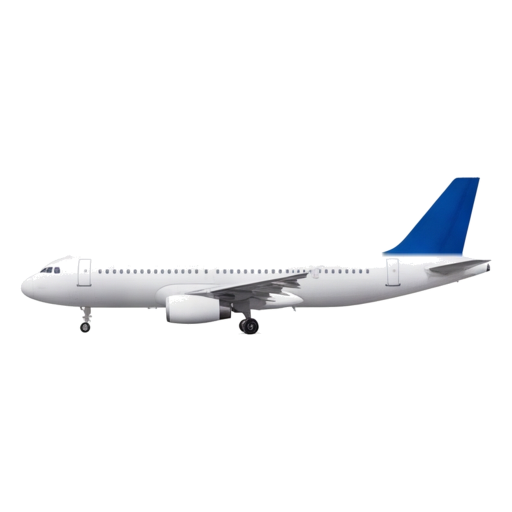
#> input picture apresentador/estimulos/imagens/aviao.png, 1024 x 1024 px (shown at 1/2 size)
$ python -i preparar_gerados.py   (imports and definitions only)
#> lines starting #> are read from the running program, lines starting #| are printed output that depends on the picture; after the words box and inside, x2 and y2 are one past the last pixel; in counts of white or black regions, pixels touching at a corner belong together
#> further down, picture is the input picture: PIL image 1024x1024 RGB; mean R, G, B 246.2, 247, 248.4
#!/usr/bin/env python3
# -*- coding: utf-8 -*-
"""
Recorta a grade de 20 fotos geradas e transforma cada uma em estímulo.

Em 05/09/2026 as 20 palavras novas (listas B, C e reserva do
montar_protocolo.py) foram geradas de uma vez só, numa única imagem 4096×4096
com grade de 5 colunas × 4 linhas (modelo Nano Banana 2, via Higgsfield).
Gerar 20 imagens separadas custaria 20× mais créditos; a grade custou 3.

Este script faz o mesmo tratamento do finalizar_fotos.py, só que a partir das
células da grade: limpa o fundo para branco, recorta no objeto e reescala até
todos ocuparem a mesma área de tinta. Saída em 1024×1024 (as fotos antigas são
512×512; em tela de alta densidade a diferença aparece, mas dentro de um par as
duas fotos vêm sempre da mesma geração, então o par continua equilibrado).

Uso:
    python preparar_gerados.py CAMINHO/lwl_grid_20objetos.png
"""
from __future__ import annotations
import argparse, json, os
import numpy as np
from PIL import Image, ImageDraw, ImageEnhance

AQUI = os.path.dirname(os.path.abspath(__file__))
SAIDA = os.path.join(AQUI, "estimulos", "imagens")

# ordem das células na grade (linha a linha, da esquerda para a direita)
NOMES = ["carro", "peixe", "cavalo", "pao", "copo",
         "bebe", "menino", "aviao", "ursinho", "trem",
         "boneca", "colher", "flor", "meia", "vaca",
         "chave", "galinha", "mesa", "bolacha", "cadeira"]
COLS, LINHAS = 5, 4

# Segunda grade (2048×2048, 3×3), gerada depois para substituir o avião: o avião
# é fino demais (8% de tinta) e obrigava o bebê a encolher junto. O modelo
# devolveu 3×3 em vez de 3×2, com repetições; só as 6 primeiras células valem.
GRADE2 = {"cols": 3, "linhas": 3,
          "nomes": ["ovo", "leao", "chapeu", "relogio", "sapo", "bolo", None, None, None]}

# Pares como no montar_protocolo.py (mesmo gênero, categorias diferentes,
# consoante inicial diferente), já com a saturação medida para o pareamento.
PARES = [("copo", "peixe"), ("cavalo", "pao"), ("boneca", "cadeira"), ("vaca", "mesa"),
         ("carro", "menino"), ("bebe", "sapo"), ("flor", "galinha"), ("meia", "bolacha"),
         # reserva
         ("trem", "ursinho"), ("colher", "chave"), ("aviao", "bolo"),
         ("ovo", "relogio"), ("leao", "chapeu")]

# Ajuste de saturação por objeto. A flor vermelha saiu com saturação 0,92 —
# nada na grade chega perto; a galinha (par dela) tem 0,62. Reduzir a cor da
# flor em 25% deixa o par dentro do limite de 0,20 sem parecer artificial.
SATURACAO = {"flor": 0.75}

TAM = 1024
ALVO_TINTA = 0.20
BRANCO = (255, 255, 255)
TOL_FUNDO = 60


# [45 lines left out: functions limpa_fundo, tira_linhas, not called in this run]


def mascara_tinta(img: Image.Image) -> np.ndarray:
    a = np.asarray(img.convert("RGB")).astype(np.int16)
    return ~np.all(a > 244, axis=2)
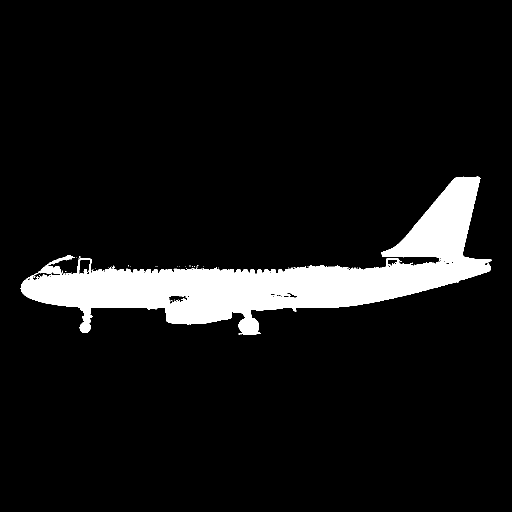
#> returned value: shape (1024, 1024) bool (shown at 1/2 size); 8.3% white; 43 white regions (42 under 20 px), largest, box (x1, y1, x2, y2) and area: (41, 353, 983, 670) 87053


# [9 lines left out: function metricas, not called in this run]


def normaliza(img: Image.Image, alvo: float = ALVO_TINTA) -> Image.Image:
    m = mascara_tinta(img)
    if not m.any():
        return Image.new("RGB", (TAM, TAM), BRANCO)
    ys, xs = np.where(m)
    obj = img.crop((int(xs.min()), int(ys.min()), int(xs.max()) + 1, int(ys.max()) + 1))
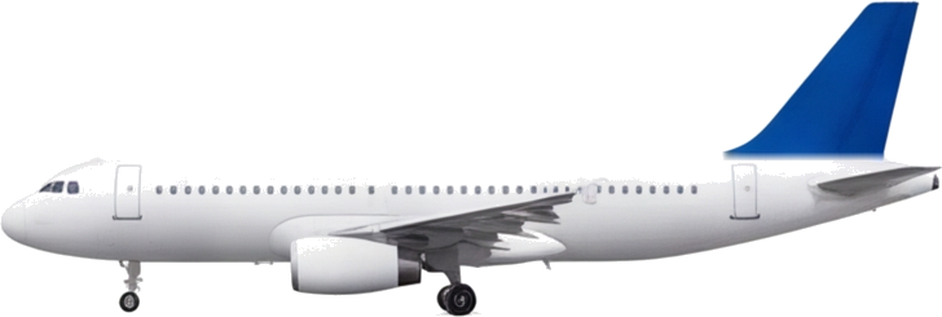
#> obj: PIL image 942x317 RGB; mean R, G, B 224, 226.9, 231.7
    frac = mascara_tinta(obj).sum() / (TAM * TAM)
#> in mascara_tinta (call 2), `return ~np.all(a > 244, axis=2)`:
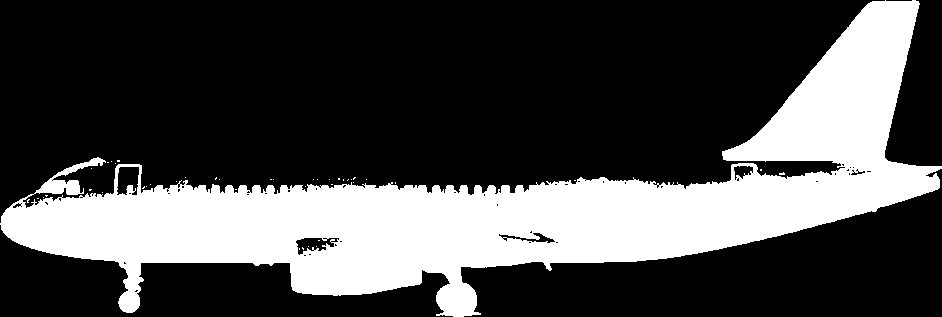
#> returned value: shape (317, 942) bool; 29.2% white; 43 white regions (42 under 20 px), largest, box (x1, y1, x2, y2) and area: (0, 0, 942, 317) 87053
#> frac = 0.0831
    s = (alvo / frac) ** 0.5 if frac > 0 else 1.0
#> s = 1.55
    larg, alt = obj.size
#> larg = 942; alt = 317
    s = min(s, TAM * 0.92 / max(larg, alt))
#> s = 1
    obj = obj.resize((max(1, int(larg * s)), max(1, int(alt * s))), Image.LANCZOS)
    fundo = Image.new("RGB", (TAM, TAM), BRANCO)
#> fundo: PIL image 1024x1024 RGB; every value is 255
    fundo.paste(obj, ((TAM - obj.width) // 2, (TAM - obj.height) // 2))
    return fundo


# [102 lines left out: functions acha_objetos, main, not called in this run]


# [2 lines not run here, left out]

>>> from PIL import Image
>>> picture = Image.open('estimulos/imagens/aviao.png')
>>> result = normaliza(picture)

$ run again, on apresentador/estimulos/imagens/bebe.png
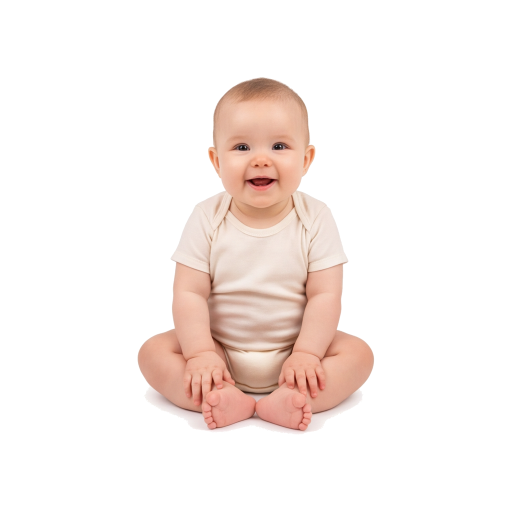
#> input picture apresentador/estimulos/imagens/bebe.png, 1024 x 1024 px (shown at 1/2 size)
#> picture is the input picture: PIL image 1024x1024 RGB; mean R, G, B 248.4, 240, 236.5
#> in mascara_tinta, `return ~np.all(a > 244, axis=2)`:
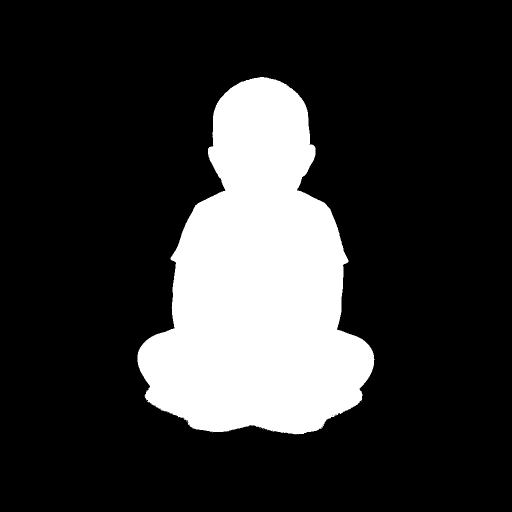
#> returned value: shape (1024, 1024) bool (shown at 1/2 size); 19.9% white; 7 white regions (6 under 20 px), largest, box (x1, y1, x2, y2) and area: (275, 154, 749, 869) 208963
#> a: shape (716, 474, 3) int16
#> in mascara_tinta (call 2), `return ~np.all(a > 244, axis=2)`:
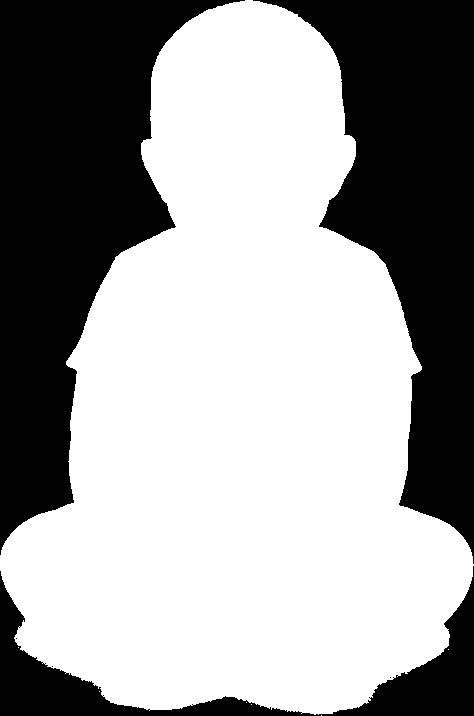
#> returned value: shape (716, 474) bool; 61.6% white; 6 black regions (3 under 20 px), largest, box (x1, y1, x2, y2) and area: (0, 0, 245, 555) 61741, (253, 0, 474, 564) 53529, (0, 566, 474, 716) 15142
#> frac = 0.199
#> s = 1

$ run again, on apresentador/estimulos/imagens/bolacha.png
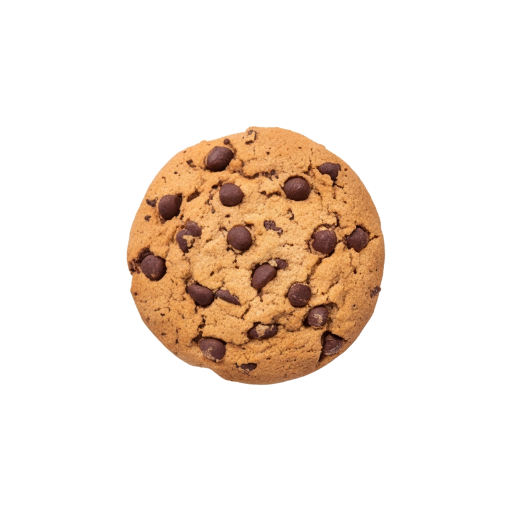
#> input picture apresentador/estimulos/imagens/bolacha.png, 1024 x 1024 px (shown at 1/2 size)
#> picture is the input picture: PIL image 1024x1024 RGB; mean R, G, B 242.3, 230.2, 220.3
#> in mascara_tinta, `return ~np.all(a > 244, axis=2)`:
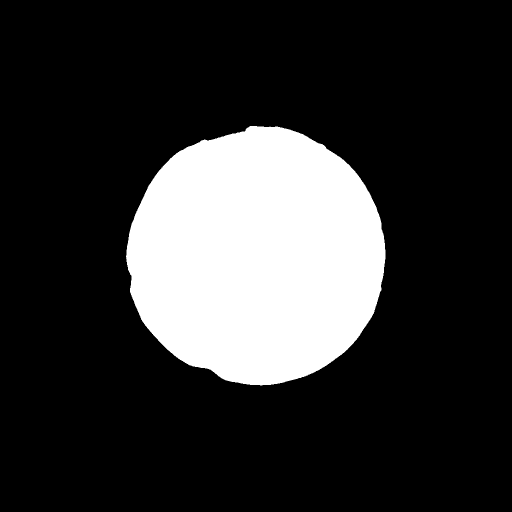
#> returned value: shape (1024, 1024) bool (shown at 1/2 size); 19.9% white; 1 white region, box (x1, y1, x2, y2) and area: (252, 252, 771, 771) 208796
#> a: shape (519, 519, 3) int16
#> in mascara_tinta (call 2), `return ~np.all(a > 244, axis=2)`:
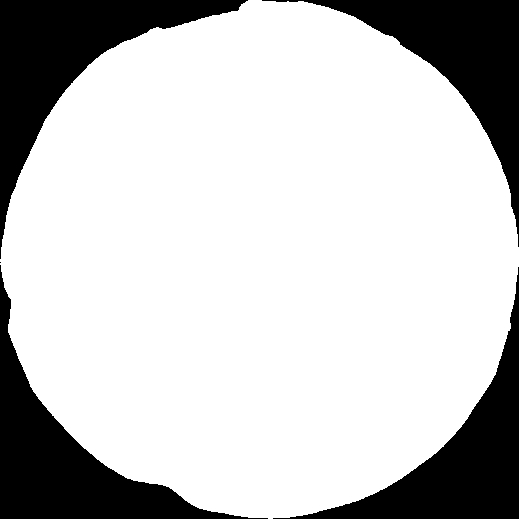
#> returned value: shape (519, 519) bool; 77.5% white; 5 black regions (1 under 20 px), largest, box (x1, y1, x2, y2) and area: (0, 0, 248, 259) 16407, (0, 265, 268, 519) 15590, (262, 0, 519, 247) 14449, (273, 267, 519, 519) 14118
#> frac = 0.199
#> s = 1
